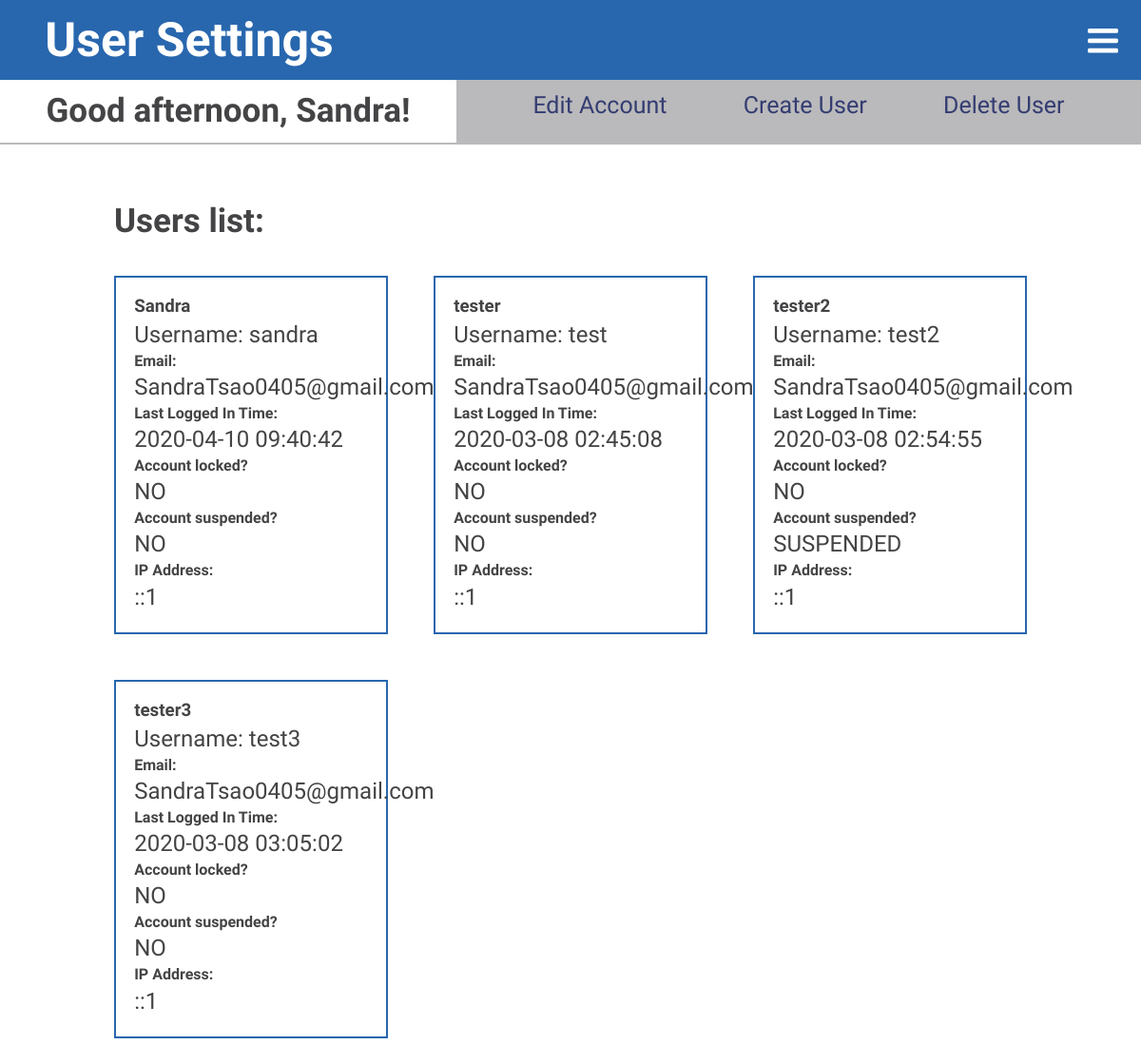
Page /includes/admin/admin_user_page.php (signed in) on the committed database.
### tables this page shows
CREATE TABLE `tbl_user` (
  `user_id` int(11) NOT NULL,
  `user_fname` varchar(60) NOT NULL,
  `user_name` varchar(50) DEFAULT NULL,
  `user_pass` varchar(60) NOT NULL,
  `user_email` varchar(150) NOT NULL,
  `user_lastlogin` timestamp NOT NULL DEFAULT CURRENT_TIMESTAMP,
  `user_currentlogin` timestamp NOT NULL DEFAULT CURRENT_TIMESTAMP,
  `user_ip` varchar(30) NOT NULL,
  `user_locked` varchar(3) NOT NULL,
  `user_attempts` varchar(2) NOT NULL,
  `user_fail_start` timestamp NULL DEFAULT NULL,
  `user_new` varchar(5) NOT NULL,
  `user_newstart` timestamp NOT NULL DEFAULT CURRENT_TIMESTAMP,
  `user_sus` varchar(10) NOT NULL
);

### includes/admin/scripts/cms.php (called while the page is built, shortened)
<?php
function greeting() {
    $nowtime = date("G");
    if($nowtime <= 10 && $nowtime >= 0){
        return 'Good morning';
    }else if($nowtime >= 11 && $nowtime <= 17){
        return 'Good afternoon';
    }else{
        return 'Good evening';
    }
}

### includes/admin/scripts/user.php (called while the page is built, shortened)
<?php
function getAllUsers(){
    $pdo = Database::getInstance()->getConnection();
    $get_user_query = 'SELECT * FROM tbl_user';
    $users = $pdo->query($get_user_query);
    if($users){
        return $users;
    }else{
        return false;
    }
}

### includes/admin/admin_user_page.php (the view, shortened to what this page needs)
<?php
    $getUsers = getAllUsers();
    $message = greeting();
?>
<!DOCTYPE html>
<html lang="en">
<head>
    <?php include '../template/head.php'; ?>
</head>
<body>
    <div class="userCMS">
        <header>
            <h1>User Settings</h1>
        <?php include '../template/header.php'; ?>
        <div id="userIndex">
            <div id="topSec">
                <h3><?php echo !empty($message)?$message: ''; ?>, <?php echo $_SESSION['user_fname']; ?>!</h3>
                <div class="topSecRow">
                    <a href="admin_edit_account.php">Edit Account</a>
                    <a href="admin_create_user.php">Create User</a>
                    <a href="admin_delete_user.php">Delete User</a>
                </div>
            </div>
            <main>
                <h2>Users list:</h2>
                <div id="dashP">
                    <?php while($row = $getUsers->fetch(PDO::FETCH_ASSOC)):?>
                    <div class="users-list">
                        <h3><?php echo $row['user_fname'];?></h3>
                        <p>Username: <?php echo $row['user_name'];?></p>
                        <h4>Email:</h4>
                        <p><?php echo $row['user_email'];?></p>
                        <h4>Last Logged In Time:</h4>
                        <p><?php echo $row['user_lastlogin'];?></p>
                        <h4>Account locked?</h4>
                        <p><?php echo $row['user_locked'];?></p>
                        <h4>Account suspended?</h4>
                        <p><?php echo $row['user_sus'];?></p>
                        <h4>IP Address:</h4>
                        <p><?php echo $row['user_ip'];?></p>
                    </div>
                    <?php endwhile;?>
                </div>
            </main>
        </div>
    </div>
</body>
</html>

### css/main.css (style rules this page uses)
html { box-sizing:border-box;font-size:16px }
*,*:before,*:after { box-sizing:inherit }
body,h1,h2,h3,h4,h5,h6,p,ol,ul { margin:0;padding:0;font-weight:normal }
html,body { height:100%;max-width:100vw;scroll-behavior:smooth }
body { font-family:acumin-pro,sans-serif;color:#444345 }
h1,h2,h3,h4,h5 { font-family:neuzeit-grotesk,sans-serif;line-height:1.2em;font-weight:bold }
a { cursor:pointer;text-decoration:none }
::placeholder { font-family:acumin-pro,sans-serif;font-size:.8em }
p { line-height:1.5em }
@media screen and (min-width: 700px) { p { font-size:1.1em } }
@media screen and (min-width: 1050px) { p { font-size:1.5em } }
@media screen and (min-width: 1050px) { ::placeholder { font-size:1em } }
.userCMS h1,.userCMS h2,.userCMS h3,.userCMS h4 { font-family:'Teko', Impact, sans-serif }
.userCMS p,.userCMS a { font-family:'Oswald', "Roboto", sans-serif;text-decoration:none }
.userCMS header { display:flex;flex-direction:row;justify-content:space-between;padding:3%;background-color:#2867ae;color:white }
.userCMS header h1 { font-size:30px }
.userCMS #userIndex #topSec h3 { text-align:center;margin-top:2% }
.userCMS #userIndex #topSec .topSecRow { display:flex;flex-direction:row;justify-content:space-around;margin-top:2%;background-color:#BAB9BB;padding-top:2%;padding-bottom:2% }
.userCMS #userIndex #topSec .topSecRow a { color:#343d72 }
.userCMS #userIndex main h2 { font-size:30px;width:80%;margin-left:auto;margin-right:auto;margin-top:5% }
.userCMS #userIndex main #dashP { width:80%;margin-left:10%;margin-right:10%;margin-top:5% }
.userCMS #userIndex main #dashP .users-list { border:#2867ae 2px solid;padding:5%;margin-bottom:5% }
@media screen and (min-width: 768px) { .userCMS header { padding:2% } }
@media screen and (min-width: 768px) { .userCMS header h1 { font-size:40px;margin-left:3% } }
@media screen and (min-width: 768px) { .userCMS #userIndex #topSec { display:flex;flex-direction:row;justify-content:space-between;width:100% } }
@media screen and (min-width: 768px) { .userCMS #userIndex #topSec h3 { width:40%;text-align:center;margin-top:0%;padding-top:2%;padding-bottom:2%;font-size:30px;border-bottom:#BAB9BB 2px solid } }
@media screen and (min-width: 768px) { .userCMS #userIndex #topSec .topSecRow { width:60%;justify-content:space-evenly;margin-top:0%;padding-top:2.5% } }
@media screen and (min-width: 768px) { .userCMS #userIndex #topSec .topSecRow a { font-size:22px } }
@media screen and (min-width: 768px) { .userCMS #userIndex main h2 { font-size:35px } }
@media screen and (min-width: 768px) { .userCMS #userIndex main #dashP { margin-top:3%;display:flex;flex-direction:row;flex-wrap:wrap;justify-content:space-between } }
@media screen and (min-width: 768px) { .userCMS #userIndex main #dashP .users-list { width:45% } }
@media screen and (min-width: 1000px) { .userCMS header { padding:1% } }
@media screen and (min-width: 1000px) { .userCMS header h1 { font-size:50px } }
@media screen and (min-width: 1000px) { .userCMS #userIndex #topSec h3 { padding-top:1%;padding-bottom:1%;font-size:35px } }
@media screen and (min-width: 1000px) { .userCMS #userIndex #topSec .topSecRow { padding-top:1%;padding-bottom:1% } }
@media screen and (min-width: 1000px) { .userCMS #userIndex #topSec .topSecRow a { font-size:25px } }
@media screen and (min-width: 1000px) { .userCMS #userIndex main h2 { font-size:35px;width:80% } }
@media screen and (min-width: 1000px) { .userCMS #userIndex main #dashP { margin-top:3% } }
@media screen and (min-width: 1000px) { .userCMS #userIndex main #dashP .users-list { width:30%;padding:2% } }

### rows in the picture
tbl_user: user_fname "Sandra", user_name "sandra", user_email "SandraTsao0405@gmail.com", user_lastlogin "2020-04-10 09:40:42", user_locked "NO", user_sus "NO", user_ip "::1"
tbl_user: user_fname "tester", user_name "test", user_email "SandraTsao0405@gmail.com", user_lastlogin "2020-03-08 02:45:08", user_locked "NO", user_sus "NO", user_ip "::1"
tbl_user: user_fname "tester2", user_name "test2", user_email "SandraTsao0405@gmail.com", user_lastlogin "2020-03-08 02:54:55", user_locked "NO", user_sus "SUSPENDED", user_ip "::1"
tbl_user: user_fname "tester3", user_name "test3", user_email "SandraTsao0405@gmail.com", user_lastlogin "2020-03-08 03:05:02", user_locked "NO", user_sus "NO", user_ip "::1"

### other values in the picture
$message "Good afternoon"
$_SESSION['user_fname'] "Sandra"
